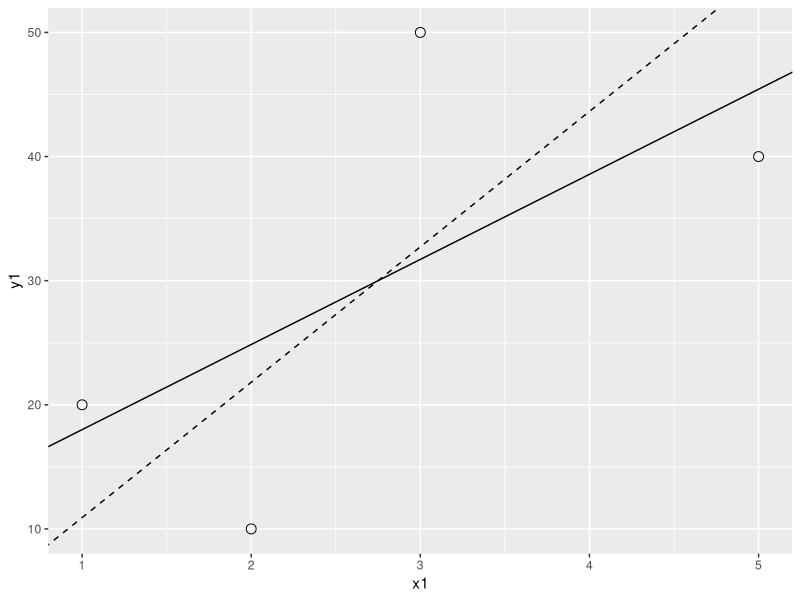
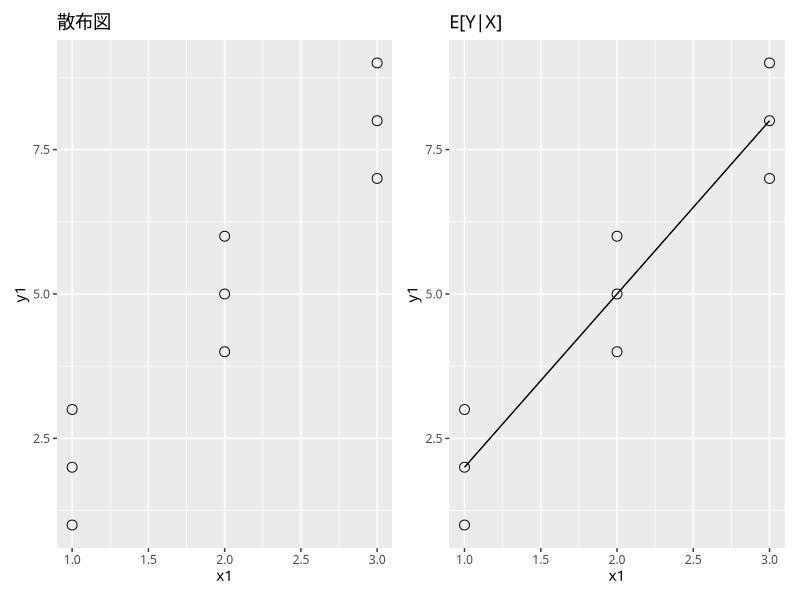
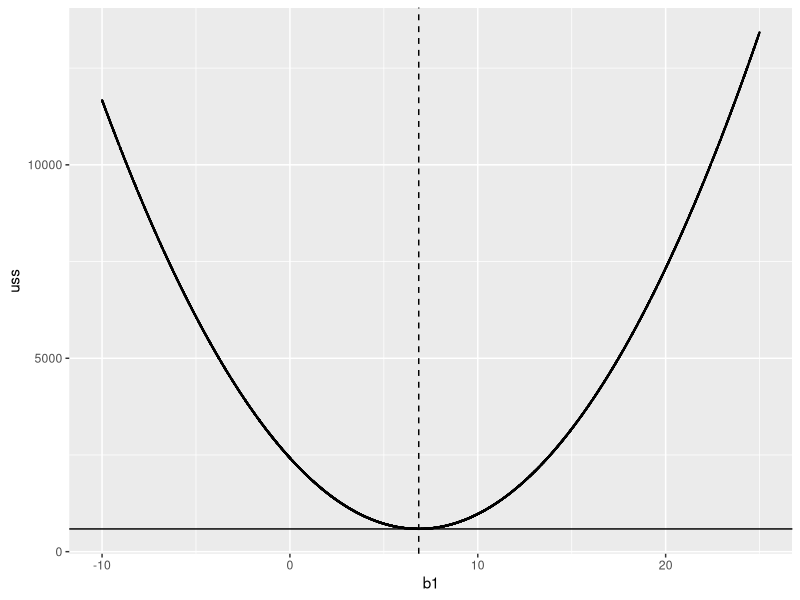

These figures' R source, in order:
## ---- chunk 1
library(tidyverse)
library(patchwork)
## ---- chunk 2
data <- tribble(
  ~y1, ~x1,
  40, 5,
  20, 1,
  50, 3,
  10, 2,
)
## ---- chunk 3
data |>
  ggplot(aes(x = x1, y = y1)) +
  geom_point(size = 3, shape = 21) +
  geom_abline(slope = 6.857, intercept = 11.143) +
  geom_abline(slope = 10.909, intercept = 0000, linetype = "dashed")
## ---- chunk 4
yhat1 <- data |>
  pull(x1) |>
  map_dbl(~ 11.143 + 6.857 * .)

e1 <- data |>
  pull(y1) - yhat1

print(yhat1)
print(e1)
## ---- chunk 5
yhat2 <- data |>
  pull(x1) |>
  map_dbl(~ 10.909 * .)

e2 <- data |>
  pull(y1) - yhat2

print(yhat2)
print(e2)
## ---- chunk 6
print(sum(e1))
print(sum(e2))
## ---- chunk 7
e1b <- e1^2
e2b <- e2^2
print(sum(e1b))
print(sum(e2b))
## ---- chunk 8
xbar <- data |> pull(x1) |> mean()
ybar <- data |> pull(y1) |> mean()

print(xbar)
print(ybar)
## ---- chunk 9
hensax <- data |> pull(x1) |> map_dbl(~ . - xbar)
hensay <- data |> pull(y1) |> map_dbl(~ . - ybar)

print(hensax)
print(hensay)
## ---- chunk 10
hensaxy <- hensax * hensay
numerator <- sum(hensaxy)

print(numerator)
## ---- chunk 11
hensax2 <- hensax^2
denominator <- sum(hensax2)

print(denominator)
## ---- chunk 12
b1 <- numerator / denominator
b0 <- ybar - b1 * xbar

print(b1)
print(b0)
## ---- chunk 13
model1 <- data |> lm(data = _, y1 ~ x1)
summary(model1)
## ---- chunk 14
data <- tribble(
  ~y1, ~x1,
  1, 1,
  2, 1,
  3, 1,
  4, 2,
  5, 2,
  6, 2,
  7, 3,
  8, 3,
  9, 3,
)

print(data |> pull(y1) |> mean())
## ---- chunk 15
model2 <- data |>
  lm(data = _, y1 ~ x1)

summary(model2)
## ---- chunk 16
p1 <- data |>
  ggplot(aes(x = x1, y = y1)) +
  geom_point(size = 3, shape = 21) +
  labs(
    title = "散布図"
  ) +
  theme(
    text = element_text(family = "Hiragino Sans")
  )

p2 <- data |>
  ggplot(aes(x = x1, y = y1)) +
  geom_point(size = 3, shape = 21) +
  geom_smooth(method = "lm", se = FALSE, color = "black", size = 0.5) +
  labs(
    title = "E[Y|X]"
  ) +
  theme(
    text = element_text(family = "Hiragino Sans")
  )

p1 + p2
## ---- chunk 17
data <- tribble(
  ~x1, ~y1,
  5, 40,
  1, 20,
  3, 50,
  2, 10,
)
data
## ---- chunk 18
model3 <- data |>
  lm(data = _, y1 ~ x1)

bOLS <- summary(model3)$coefficient[2, 1]
ussOLS <- sum((resid(model3))^2)
## ---- chunk 19
b1 <- NULL
uss <- NULL
set.seed(1)
for(i in 1:10000) {
  a1 <- 11.14286
  b1[i] <- runif(1, -10, 25)
  yhat <- a1 + b1[i] * data$x1
  uss[i] <- sum((data$y1 -yhat)^2)
}

print(summary(uss))
print(ussOLS)
## ---- chunk 20
result_df <- tibble(b1 = b1, uss = uss)

ggplot(data = result_df, aes(x = b1, y = uss)) +
  geom_point(size = 0.1) +
  geom_vline(xintercept = bOLS, linetype = "dashed") +
  geom_hline(yintercept = ussOLS)
